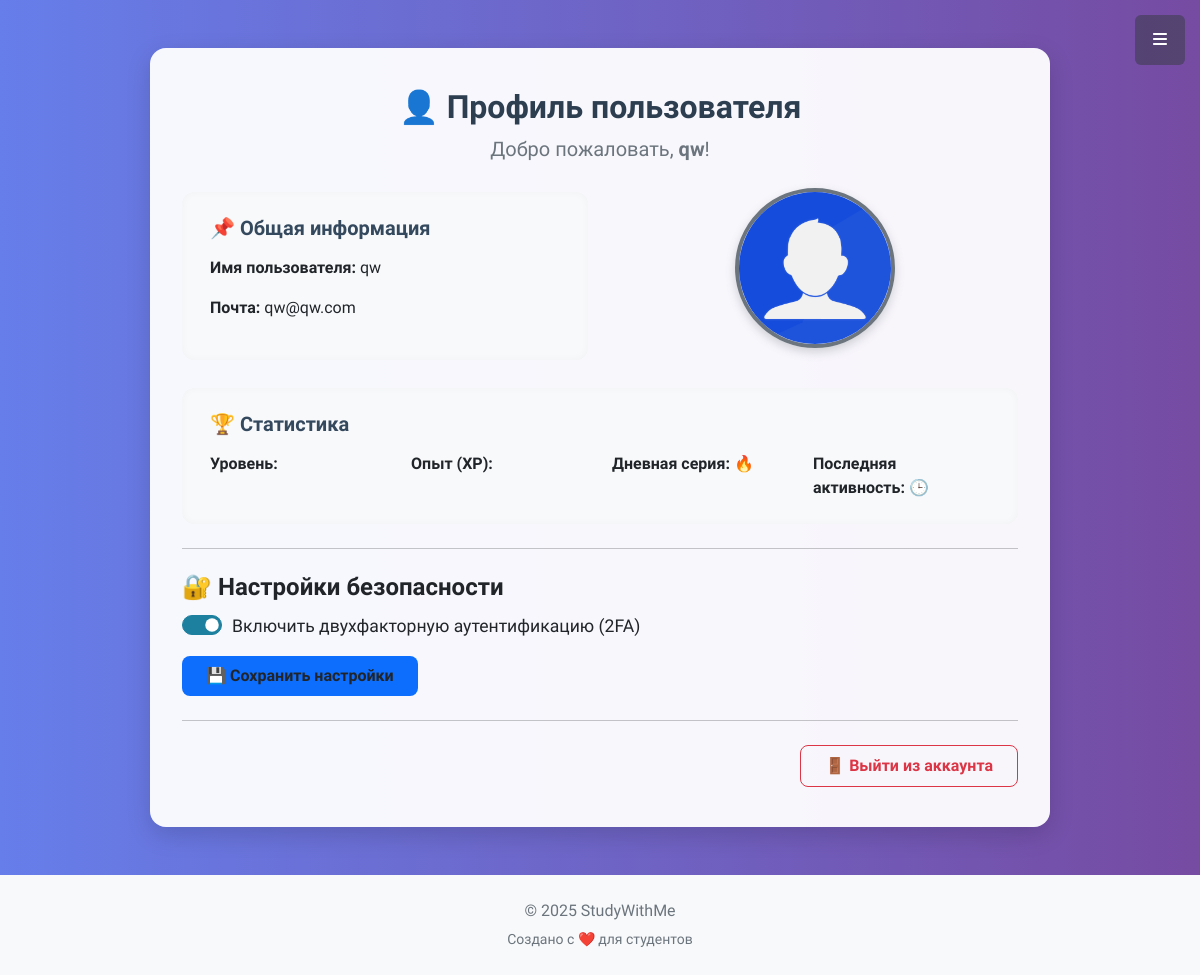
Page /profile/ (signed in) on the committed database.
### user/models.py (models this page shows, shortened)
class MyUser(AbstractBaseUser):
    username = models.CharField(max_length=30, verbose_name='Имя пользователя')
    email = models.EmailField(unique=True, verbose_name='Почта')
    avatar = models.ImageField(upload_to='user_avatar/', null=True, blank=True, verbose_name='Аватарка')
    role = models.CharField(
        max_length=20,
        choices=UserRoleEnum.choices,
        default=UserRoleEnum.STUDENT,
        verbose_name='Роль'
    )
    created_at = models.DateTimeField(auto_now_add=True)
    is_admin = models.BooleanField(default=False)
    is_2fa_enabled = models.BooleanField(default=False)
    objects = MyUserManager()
    USERNAME_FIELD = 'email'
    REQUIRED_FIELDS = ['username']

### user/views.py (the view)
# urls.py: path('profile/', views.user_profile, name='profile'),
@login_required(login_url='user_login')
def user_profile(request):
    current_user = request.user
    if request.method == 'POST':
        is_2fa_enabled = 'is_2fa_enabled' in request.POST
        user = MyUser.objects.get(id=request.user.id)
        user.is_2fa_enabled = is_2fa_enabled
        user.save()
    return render(request, 'authentication/user_profile.html', {'user': current_user})

### user/templates/authentication/user_profile.html (shortened to what this page needs)
{% extends 'base.html' %}
{% load static %}
{% block content %}
<div class="container mt-5 mb-5">
  <div class="profile-card mx-auto" style="max-width: 900px;">
    <div class="text-center mb-4">
      <h2>👤 Профиль пользователя</h2>
      <p class="text-muted fs-5">Добро пожаловать, <strong>{{ user.username }}</strong>!</p>
    </div>
    <div class="row g-4 mb-4 align-items-center">
      <div class="col-md-6">
        <div class="info-block">
          <h5>📌 Общая информация</h5>
          <p><strong>Имя пользователя:</strong> {{ user.username }}</p>
          <p><strong>Почта:</strong> {{ user.email }}</p>
        </div>
      </div>
      <div class="col-md-6 text-center">
        {% if user.avatar %}
          <img src="{{ user.avatar.url }}" alt="Аватар" class="avatar-img mb-3">
        {% else %}
          <img src="{% static 'assets/img/unnamed.png' %}" alt="Аватар по умолчанию" class="avatar-img mb-3" style="border-color: #6c757d; box-shadow: 0 4px 10px rgba(108,117,125,0.3);">
        {% endif %}
      </div>
    </div>
    <div class="row g-4 mb-4">
      <div class="col-md-12">
        <div class="info-block">
          <h5>🏆 Статистика</h5>
          <div class="row text-center text-md-start">
            <div class="col-md-3 mb-2 mb-md-0"><strong>Уровень:</strong> {{ user.level }}</div>
            <div class="col-md-3 mb-2 mb-md-0"><strong>Опыт (XP):</strong> {{ user.xp }}</div>
            <div class="col-md-3 mb-2 mb-md-0"><strong>Дневная серия:</strong> 🔥 {{ user.daily_streak }}</div>
            <div class="col-md-3"><strong>Последняя активность:</strong> 🕒 {{ user.last_active|date:"d.m.Y H:i" }}</div>
          </div>
        </div>
      </div>
    </div>
    <hr class="my-4">
    <div class="mb-4">
      <h4>🔐 Настройки безопасности</h4>
      <form method="post" class="d-flex flex-column align-items-start">
        <div class="form-check form-switch fs-5 mb-3">
          <input class="form-check-input" type="checkbox" name="is_2fa_enabled" id="2faSwitch" {% if user.is_2fa_enabled %}checked{% endif %}>
          <label class="form-check-label" for="2faSwitch">
            Включить двухфакторную аутентификацию (2FA)
          </label>
        </div>
        <button type="submit" class="btn btn-save">💾 Сохранить настройки</button>
      </form>
    </div>
    <hr class="my-4">
    <div class="text-end">
      <a href="{% url 'user_logout' %}" class="btn btn-outline-danger btn-logout">
        🚪 Выйти из аккаунта
      </a>
    </div>
  </div>
</div>
{% endblock %}

### user/templates/authentication/user_profile.html (style rules this page uses)
body { background: linear-gradient(to right, #667eea, #764ba2); background-attachment: fixed; min-height: 100vh; }
body::before { content: ""; position: fixed; top: 0; left: 0; right: 0; bottom: 0; background: transparent; z-index: -1; }
.profile-card { background: rgba(255, 255, 255, 0.95); border-radius: 1rem; box-shadow: 0 0.5rem 1.5rem rgba(0,0,0,0.15); padding: 2.5rem 2rem; }
.profile-card h2 { font-weight: 700; color: #2c3e50; }
.profile-card h5 { font-weight: 600; color: #34495e; margin-bottom: 1rem; }
.avatar-img { width: 160px; height: 160px; object-fit: cover; border-radius: 50%; border: 4px solid #0d6efd; box-shadow: 0 4px 10px rgba(13,110,253,0.3); transition: transform 0.3s ease; }
.info-block { background: #f8f9fa; border-radius: 0.75rem; padding: 1.5rem 1.75rem; height: 100%; box-shadow: inset 0 0 8px rgba(0,0,0,0.03); }
.btn-save { background: #0d6efd; border: none; font-weight: 600; padding: 0.5rem 1.5rem; border-radius: 0.5rem; transition: background-color 0.3s ease; }
.btn-logout { font-weight: 600; border-radius: 0.5rem; padding: 0.5rem 1.5rem; transition: all 0.3s ease; }
.form-check-label { font-size: 1.1rem; cursor: pointer; }

### rows in the picture
MyUser: username "qw", email "qw@qw.com", is_2fa_enabled "☑"
